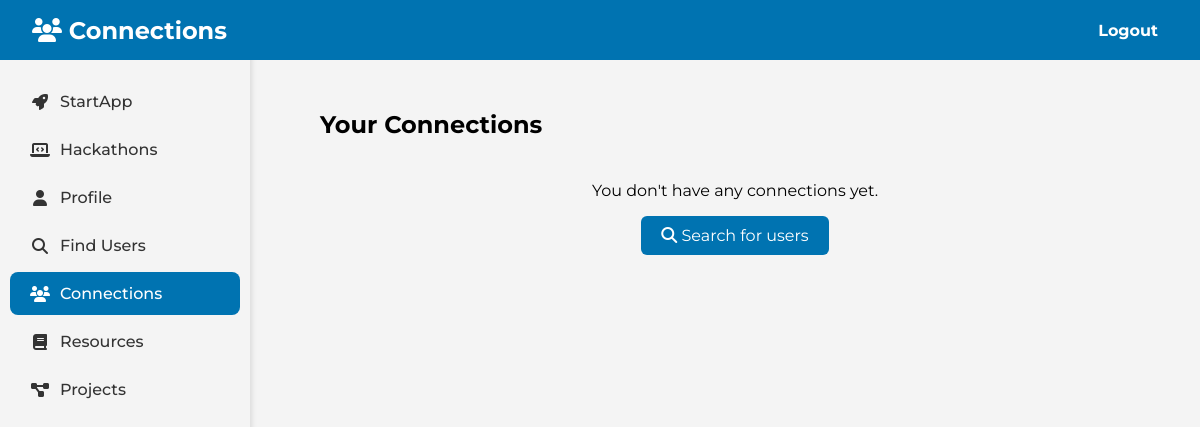
The app's page /connections (signed in), older data.
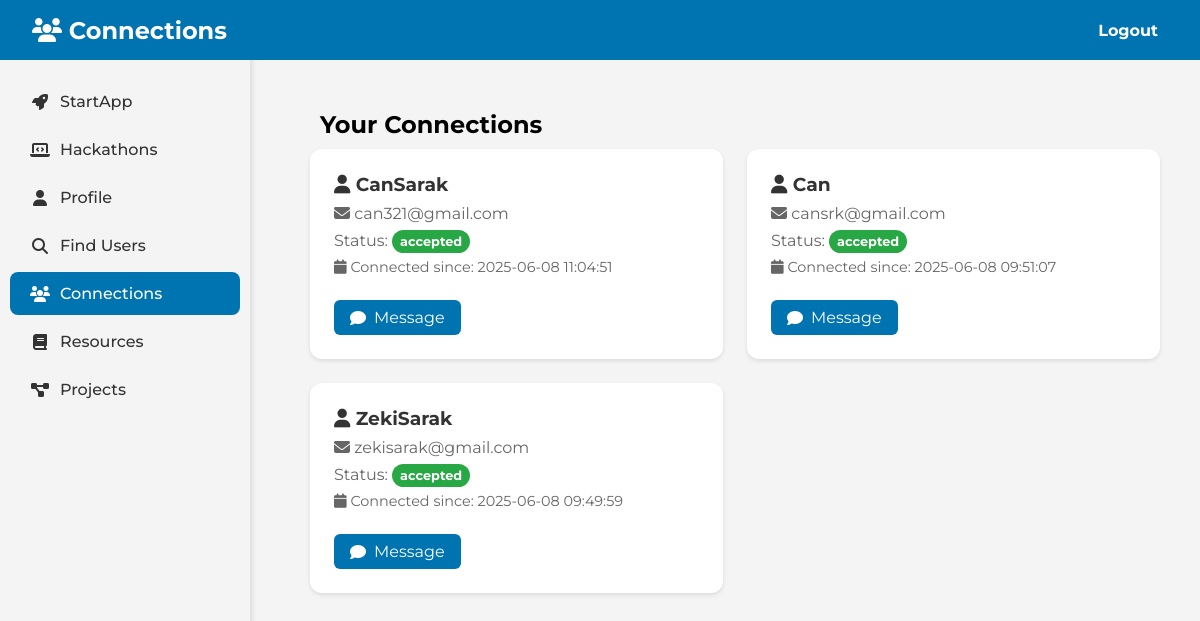
The same page, newer data.
### tables this page shows
CREATE TABLE connections (id INTEGER PRIMARY KEY AUTOINCREMENT, user1 TEXT NOT NULL, user2 TEXT NOT NULL, status TEXT NOT NULL, created_at DATETIME NOT NULL, FOREIGN KEY (user1) REFERENCES users(username), FOREIGN KEY (user2) REFERENCES users(username));

CREATE TABLE `users` (`id` INTEGER PRIMARY KEY AUTOINCREMENT, `username` TEXT UNIQUE NOT NULL, `email` TEXT UNIQUE NOT NULL, `password` TEXT NOT NULL, role TEXT DEFAULT 'user');

### app.py (the view)
@app.route('/connections', methods=['GET'])
def connections():
    if 'username' not in session:
        flash("Please log in to view connections.", "error")
        return redirect(url_for('home'))
    connections = query_db("""
        SELECT
            u.username,
            u.email,
            c.status,
            c.created_at,
            CASE
                WHEN c.user1 = ? THEN 'sent'
                WHEN c.user2 = ? THEN 'received'
            END as request_type
        FROM connections c
        JOIN users u ON (c.user1 = u.username OR c.user2 = u.username)
        WHERE (c.user1 = ? OR c.user2 = ?) AND u.username != ?
        ORDER BY c.created_at DESC
    """, [session['username'], session['username'], session['username'], session['username'], session['username']])
    return render_template('connections.html', connections=connections)

### app.py (called while the page is built)
def get_db():
    if 'db' not in g:
        g.db = sqlite3.connect(
            'database.sqlite',
            detect_types=sqlite3.PARSE_DECLTYPES
        )
        g.db.row_factory = sqlite3.Row
    return g.db

def query_db(query, args=(), one=False):
     cur = get_db().execute(query, args)
     rv = cur.fetchall()
     cur.close()
     return (rv[0] if rv else None) if one else rv

### templates/connections.html (shortened to what this page needs)
<!DOCTYPE html>
<html lang="en">
<head>
    <link rel="stylesheet" href="{{ url_for('static', filename='css/index.css') }}">
</head>
<body>
    <header>
        <div class="navbar">
            <h1><i class="fas fa-users"></i> Connections</h1>
            <nav>
                <ul>
                    <li><a href="/logout">Logout</a></li>
                </ul>
            </nav>
        </div>
    </header>
    <div class="container">
        <aside class="sidebar">
            <ul>
                <li><a href="/"><i class="fas fa-rocket"></i> StartApp</a></li>
                <li><a href="/hack"><i class="fas fa-laptop-code"></i> Hackathons</a></li>
                <li><a href="/profile"><i class="fas fa-user"></i> Profile</a></li>
                <li><a href="/search_users"><i class="fas fa-search"></i> Find Users</a></li>
                <li>
                    <a href="/connections" class="active">
                        <i class="fas fa-users"></i> Connections
                    </a>
                </li>
                <li><a href="/resources"><i class="fas fa-book"></i> Resources</a></li>
                <li><a href="/projects"><i class="fas fa-project-diagram"></i> Projects</a></li>
            </ul>
        </aside>
        <main class="main-content">
            <h2>Your Connections</h2>
            {% if connections %}
                <div class="connections-grid">
                    {% for connection in connections %}
                        <div class="connection-card">
                            <div class="connection-info">
                                <h3><i class="fas fa-user"></i> {{ connection.username }}</h3>
                                <p><i class="fas fa-envelope"></i> {{ connection.email }}</p>
                                <p class="status">
                                    Status:
                                    <span class="badge {% if connection.status == 'accepted' %}accepted{% else %}pending{% endif %}">
                                        {{ connection.status }}
                                    </span>
                                </p>
                                <p class="connection-date">
                                    <i class="fas fa-calendar"></i> Connected since: {{ connection.created_at }}
                                </p>
                                {% if connection.status == 'accepted' %}
                                    <a href="{{ url_for('messages', username=connection.username) }}" class="message-btn">
                                        <i class="fas fa-comment"></i> Message
                                    </a>
                                {% elif connection.request_type == 'sent' and connection.status == 'pending' %}
                                    <p class="pending-status">Request Sent - Pending Response</p>
                                {% endif %}
                            </div>
                        </div>
                    {% endfor %}
                </div>
            {% else %}
                <div class="no-connections">
                    <p>You don't have any connections yet.</p>
                    <a href="{{ url_for('search_users') }}" class="search-users-btn">
                        <i class="fas fa-search"></i> Search for users
                    </a>
                </div>
            {% endif %}
        </main>
    </div>
</body>
</html>

### static/css/index.css (style rules this page uses)
* { margin: 0; padding: 0; box-sizing: border-box; }
body { font-family: "Montserrat", sans-serif; font-optical-sizing: auto; font-weight: 400; font-style: normal; background-color: #f4f4f4; }
.navbar { display: flex; justify-content: space-between; align-items: center; background-color: #0073b1; color: white; padding: 1rem 2rem; position: fixed; top: 0; left: 0; width: 100%; z-index: 1000; height: 60px; }
.navbar h1 { font-size: 1.5rem; }
.navbar ul { list-style: none; display: flex; }
.navbar ul li { margin-left: 2rem; }
.navbar ul li a { font-family: "Montserrat", sans-serif; font-optical-sizing: auto; font-weight: 700; font-style: normal; padding: 10px; background-color: #0073b1; color: white; border: none; cursor: pointer; text-decoration: none; }
.container { width: 100%; padding: 20px; margin: 0; display: flex; flex-direction: column; }
.sidebar { width: 250px; background-color: #f4f4f4; height: 100vh; position: fixed; left: 0; top: 0; z-index: 999; box-shadow: 2px 0px 5px rgba(0, 0, 0, 0.1); padding-top: 80px; }
.sidebar ul { list-style: none; padding: 0; margin: 0; }
.sidebar ul li { margin-bottom: 5px; }
.sidebar ul li a { position: relative; display: flex; align-items: center; color: #333; text-decoration: none; padding: 12px 20px; transition: all 0.3s ease; font-weight: 500; border-radius: 8px; margin: 0 10px; }
.sidebar ul li a i { margin-right: 10px; width: 20px; text-align: center; }
.sidebar ul li a.active { background-color: #0073b1; color: white; }
.main-content { margin-left: 270px; padding: 20px; padding-top: 80px; width: calc(100% - 270px); }
.main-content h2 { color: black; padding: 10px; }
.connections-grid { display: grid; grid-template-columns: repeat(auto-fill, minmax(300px, 1fr)); gap: 1.5rem; width: 100%; }
.connection-card { background: white; border-radius: 12px; padding: 1.5rem; box-shadow: 0 2px 4px rgba(0, 0, 0, 0.1); }
.connection-info h3 { color: #333; margin-bottom: 0.5rem; }
.connection-info p { color: #666; margin-bottom: 0.5rem; }
.connection-date { font-size: 0.9rem; color: #888; }
.badge { padding: 4px 8px; border-radius: 12px; font-size: 0.8rem; font-weight: bold; }
.badge.accepted { background-color: #28a745; color: white; }
.message-btn { display: inline-block; padding: 8px 16px; background-color: #0073b1; color: white; text-decoration: none; border-radius: 6px; margin-top: 1rem; transition: background-color 0.3s ease; }
.message-btn { position: relative; display: inline-flex; align-items: center; gap: 0.5rem; }

Row changes from the older to the newer data that the page shows:
added connections: username "CanSarak", email "can321@gmail.com", status "accepted", created_at "2025-06-08 11:04:51"
added connections: username "Can", email "cansrk@gmail.com", status "accepted", created_at "2025-06-08 09:51:07"
added connections: username "ZekiSarak", email "zekisarak@gmail.com", status "accepted", created_at "2025-06-08 09:49:59"
Text that changed along with them:
text no longer shown: "You don't have any connections yet. Search for users"
